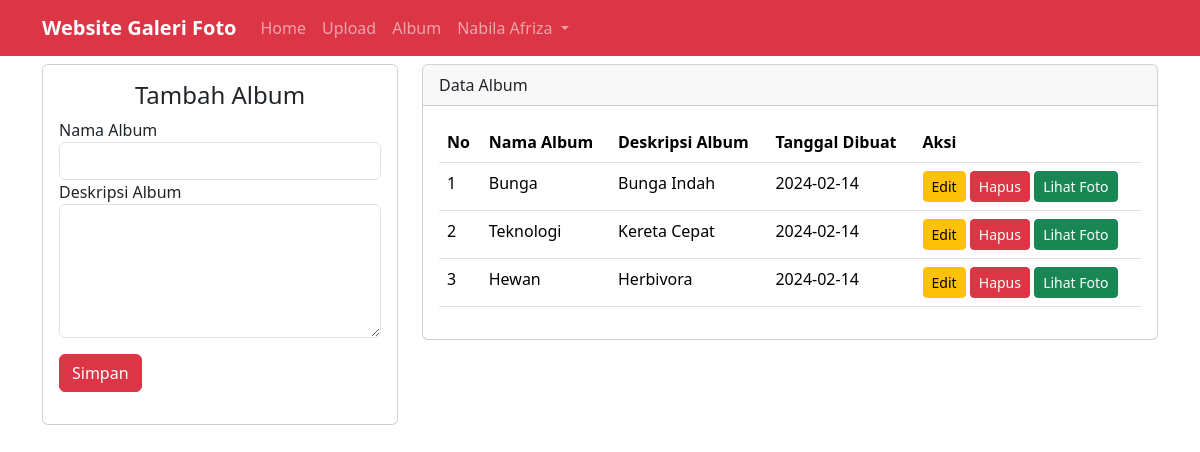
The app's page /?url=album (signed in) with its own data.
### tables this page shows
CREATE TABLE `album` (
  `AlbumID` int(11) NOT NULL,
  `NamaAlbum` varchar(255) NOT NULL,
  `Deskripsi` text NOT NULL,
  `TanggalDibuat` date NOT NULL,
  `UserID` int(11) NOT NULL
);

### page/album.php (the view, shortened to what this page needs)
<div class="container">
   <div class="row">
      <div class="col-md-4">
         <div class="card mt-2">
            <div class="card-body">
			<div class="text-center">
               <h4>Tambah Album</h4>
			</div>
               <?php if(!isset($_GET['edit'])): ?>
               <form action="?url=album" method="post">
                  <div class="form-group">
                     <label>Nama Album</label>
                     <input type="text" class="form-control" required name="nama_album">
                  </div>
                  <div class="form-group">
                     <label>Deskripsi Album</label>
                     <textarea name="deskripsi_album" class="form-control" required cols="30" rows="5"></textarea>
                  </div>
                  <input type="submit" value="Simpan" name="submit" class="btn btn-danger my-3">
               </form>
               <?php endif; ?>
            </div>
         </div>
      </div>
      <div class="col-md-8">
         <div class="card mt-2">
			<div class="card-header"> Data Album </div>
            <div class="card-body">
               <table class="table table-hovered">
                  <thead>
                     <tr>
                        <th>No</th>
                        <th>Nama Album</th>
                        <th>Deskripsi Album</th>
                        <th>Tanggal Dibuat</th>
                        <th>Aksi</th>
                     </tr>
                  </thead>
                  <tbody>
                     <?php
                     $i=1;
                     $userid=@$_SESSION['user_id'];
                     $albums=mysqli_query($conn, "SELECT * FROM album WHERE UserID='$userid'");
                     foreach($albums as $album):
                     ?>
                     <tr>
                        <td><?= $i++ ?></td>
                        <td><?= $album['NamaAlbum'] ?></td>
                        <td><?= $album['Deskripsi'] ?></td>
                        <td><?= $album['TanggalDibuat'] ?></td>
                        <td>
                           <a href="?url=album&&edit&&albumid=<?= $album['AlbumID'] ?>" class="btn btn-sm btn-warning">Edit</a>
                           <a href="?url=album&&hapus&&albumid=<?= $album['AlbumID'] ?>" class="btn btn-sm btn-danger">Hapus</a>
                           <a href="?url=kategori&&albumid=<?= $album['AlbumID'] ?>" class="btn btn-sm btn-success">Lihat Foto</a>
                        </td>
                     </tr>
                     <?php endforeach; ?>
                  </tbody>
               </table>
            </div>
         </div>
      </div>
   </div>
</div>

### index.php (shortened to what this page needs)
<?php
include 'koneksi.php';
?>
<!DOCTYPE html>
<html lang="en">
<head>
    <link rel="stylesheet" href="assets/css/bootstrap.min.css">
    <link rel="stylesheet" href="assets/css/style.css">
    <link rel="stylesheet" href="https://cdnjs.cloudflare.com/ajax/libs/font-awesome/6.5.1/css/all.min.css" />
</head>
<body>
    <nav class="navbar navbar-expand-lg navbar-dark bg-danger">
    <div class="container">
        <a class="navbar-brand" href="?url=home"> Website Galeri Foto </a>
        <div class="collapse navbar-collapse" id="navbarNavAltMarkup">
        <div class="navbar-nav">
            <a class="nav-link" href="?url=home">Home</a>
            <?php if(isset($_SESSION['user_id'])): ?>
            <a class="nav-link" href="?url=upload">Upload</a>
            <a class="nav-link" href="?url=album">Album</a>
            <div class="dropdown">
            <a class="nav-link dropdown-toggle" href="#" role="button" data-bs-toggle="dropdown" aria-expanded="false">
                <?= ucwords($_SESSION['username']) ?>
            </a>
            </div>
            <?php else: ?>
            <a class="nav-link" href="login.php">Login</a>
            <a class="nav-link" href="daftar.php">Daftar</a>
            <?php endif; ?>
        </div>
        </div>
    </div>
    </nav>
    <?php
        $url=@$_GET["url"];
        if($url=='home'){
            include 'page/home.php';
        }elseif($url=='profile'){
            include 'page/profil.php';
        }else if($url=='upload'){
            include 'page/upload.php';
        }else if($url=='album'){
            include 'page/album.php';
        }else if($url=='like'){
            include 'page/like.php';
        }else if($url=='dislike'){
            include 'page/dislike.php';
        }else if($url=='komentar'){
            include 'page/komentar.php';
        }else if($url=='detail'){
            include 'page/detail.php';
        }else if($url=='kategori'){
            include 'page/kategori.php';
        }else if($url=='logout'){
            session_destroy();
            header("Location: ?url=home");
        }else{
            include 'page/home.php';
        }
    ?>
</body>
</html>

### assets/css/style.css (style rules this page uses)
.nav-link { font-weight: 500; }
.navbar-brand { font-weight: bold; }

### records on screen
album: NamaAlbum "Bunga", Deskripsi "Bunga Indah", TanggalDibuat "2024-02-14"
album: NamaAlbum "Teknologi", Deskripsi "Kereta Cepat", TanggalDibuat "2024-02-14"
album: NamaAlbum "Hewan", Deskripsi "Herbivora", TanggalDibuat "2024-02-14"

### other values on screen
$_SESSION['username'] "Nabila Afriza"
